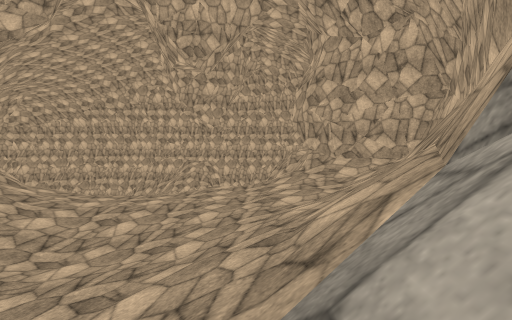
[1] (above)

17 first-person views from a walk through a scene from a Unity 3-D project. The camera is 1.2 m above the floor, tilts 6° down and sees 85° across. The floor is counted in squares, 1.44 m on a side. Each view is taken from the middle of a square. On the plan, view 1 faces up. The plan holds only what a view shows up to about 11 squares ahead; the rest is blank. The place goes on beyond the plan. The player is left out. Surface patterns are stand-ins for the level's own textures.

[2]
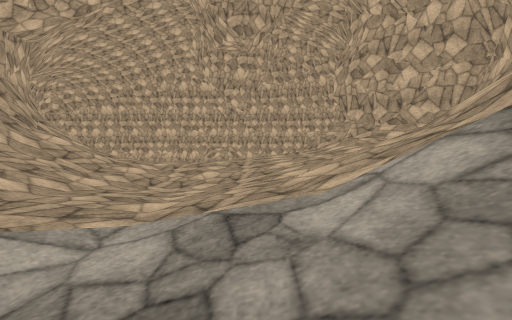

[3]
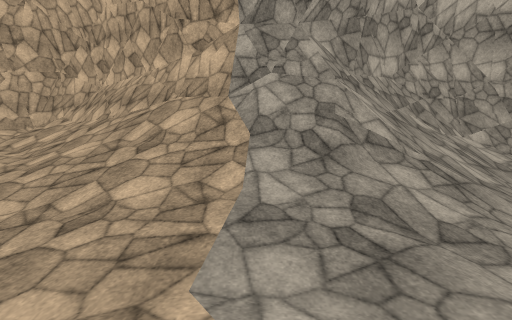

[4]
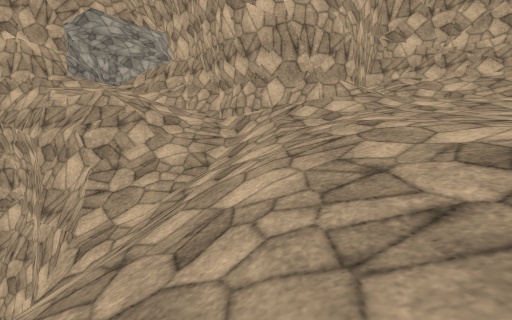

[5]
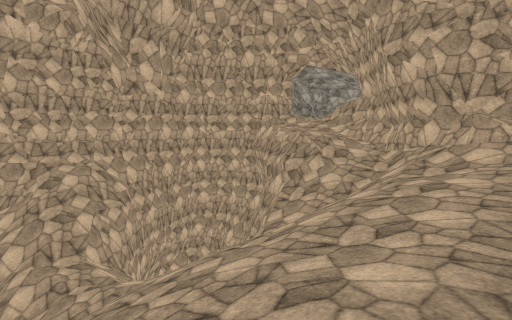

[6]
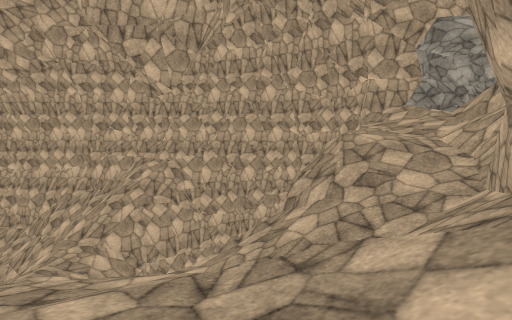

[7]
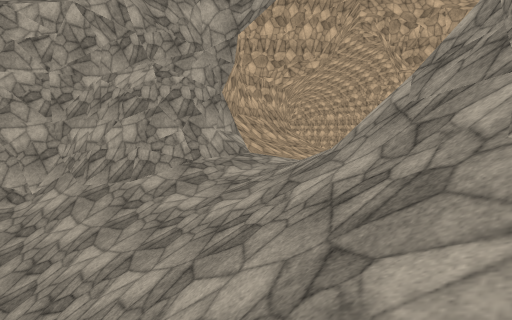

[8]
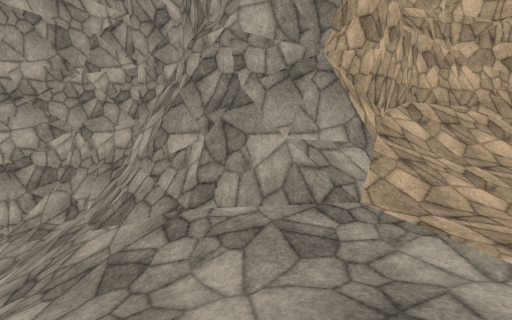

[9]
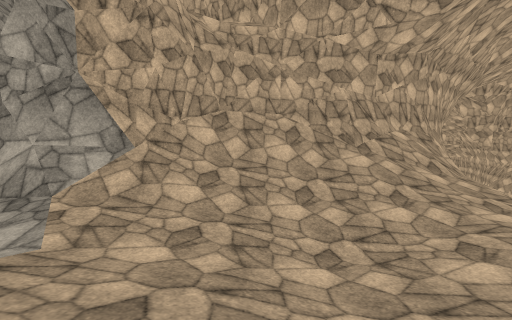

[10]
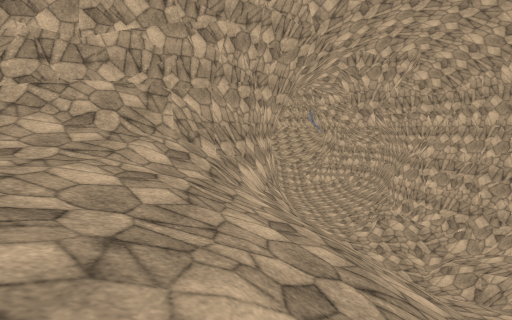

[11]
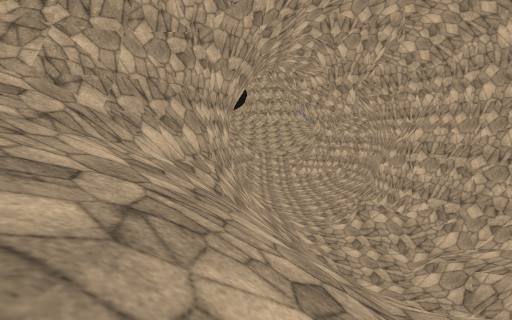

[12]
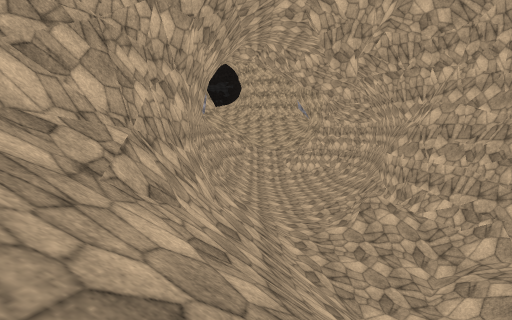

[13]
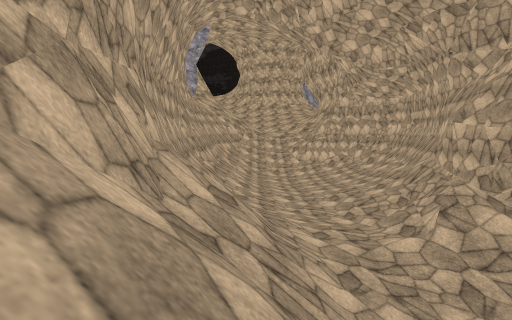

[14]
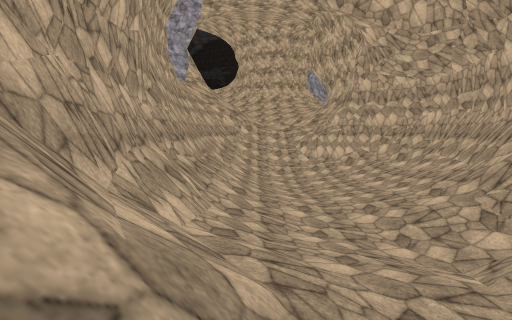

[15]
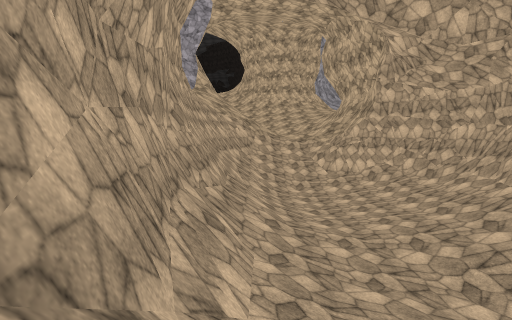

[16]
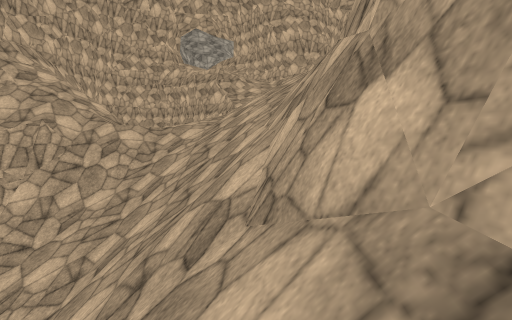

[17]
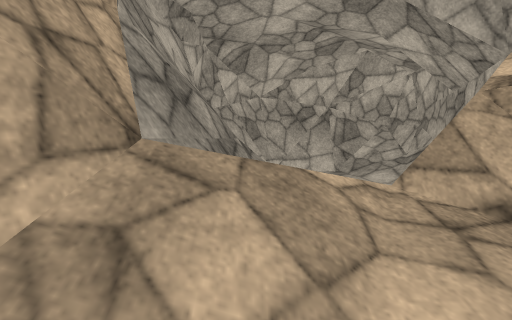

### Floor plan
Key: @ floor where view 1 was taken; # wall or solid block; . main floor; : floor 0.5 m higher than the main floor; - floor 0.75 m lower than the main floor; + floor 1 m higher than the main floor; * floor 1.25 m higher than the main floor; % floor 1.75 m higher than the main floor; & floor 2 m higher than the main floor; $ floor 2.5 m higher than the main floor; _ floor 4 m lower than the main floor; < floor 8 m lower than the main floor; ( floor 8.25 m lower than the main floor; ! floor 8.75 m lower than the main floor; ? floor 9 m lower than the main floor; / step, stairs or slope; = window, fence, low wall or low ledge; v drop or lower ground.
Columns run from 28 left of view 1 to 12 right of it. Each row starts with its distance up from view 1.
 22 /////==  ///////=====///       v##
 21 !!!!///? //////!!//////#v     vvv#######
 20 !!!!!/?=#/#/!!??////////v     vv///   /#
 19 ??!!???//(<(!/?///////_/     vv/&$/    ##
 18  ??!??//(<</(///////////   vvv=%%//= &&##
 17 ?!!!!!!/////////////////   vvv/%%/####//#
 16 ////((////////////////// /=//=//%##  ####
 15 //////===/=//##/////////////////##
 14 =###/=###########=//////////////##
 13 #######        ###=////////////##
 12                 ##=////-//////##
 11                  #v///.....:+/##
 10                  #////....:++//##
  9                  ##///...:::++%/##
  8                   ##//:..::++*%//#
  7                    #///...:++*//##
  6                    #//:...:++///##
  5                    #///...:+///##
  4                    #////..+////#
  3                    #////::+///##
  2                    ##///+++///#
  1                     ###/+++///#
  0                       #=+++/@/#
 -1                       #=+:///=##
 -2                       #=/./////#
 -3                      ##//./////##
 -4                    ####////////=#
 -5                   ##////////////#
 -6                   ##////////////#
 -7                   #///////     /#

Positions as (right, up) in squares from view 1, and headings:
1: (0, 0), facing up
2: (-2, -1), facing up
3: (-5, 1), facing right
4: (-6, 13), facing right
5: (-8, 10), facing up-right
6: (0, 10), facing up
7: (3, -7), facing up-left
8: (-1, -1), facing left
9: (0, 4), facing left
10: (-2, 13), facing left
11: (-4, 15), facing left
12: (-7, 16), facing left
13: (-12, 16), facing left
14: (-16, 16), facing left
15: (-17, 15), facing left
16: (-17, 15), facing right
17: (4, 20), facing right
